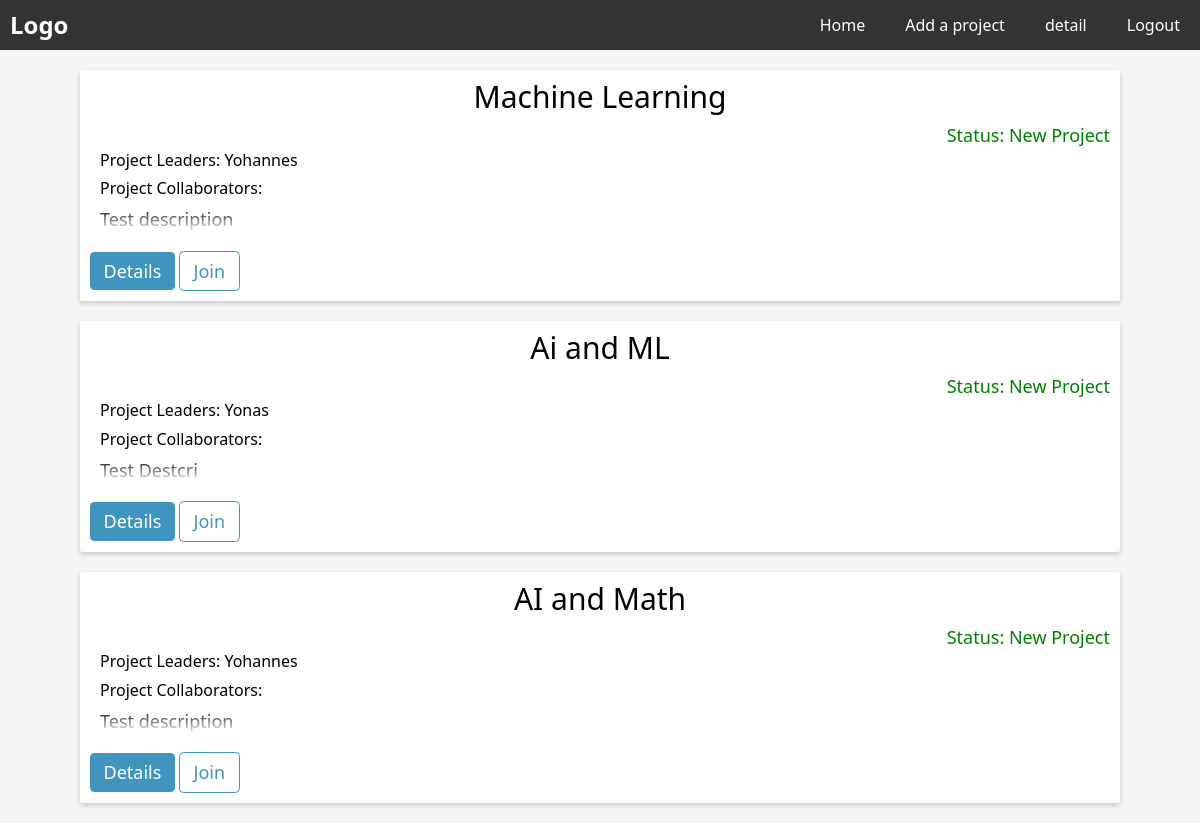
The app's page / (signed in) with its own data.
### website/models.py (models this page shows)
class Project(db.Model):
    id = db.Column(db.Integer, primary_key=True)
    title = db.Column(db.String(500), nullable=False)
    start_date = db.Column(db.DateTime(timezone=True), default=func.now(), nullable=False)
    description = db.Column(db.String(5000), unique=True, nullable=False)
    status = db.Column(db.String(500), default="New Project")
    leaders = db.relationship('User', secondary='leader', backref='projects')

class User(db.Model, UserMixin):
    id = db.Column(db.Integer, primary_key=True)
    first_name = db.Column(db.String(500), nullable=False)
    last_name = db.Column(db.String(500), nullable=False)
    email = db.Column(db.String(500), unique=True)
    hash = db.Column(db.String(500))

### website/views.py (the view)
@views.route('/', methods=['GET'])
@login_required
def indexs():
    entries = []
    descriptions = Project.query.all()
    if descriptions:
        for description in descriptions:
            entry = {}
            entry['title'] = description.title
            entry['description'] = description.description
            entry['status'] = description.status
            entry['id'] = description.id
            collaborator_entry = Collaborator.query.filter_by(project_id=description.id).first()
            leader_entry = Leader.query.filter_by(project_id=description.id).first()
            if leader_entry:
                user_id2 = leader_entry.user_id
                user_name2 = User.query.filter_by(id=user_id2).first().first_name
                entry['leader_name'] = user_name2
            if collaborator_entry:
                user_id = collaborator_entry.user_id
                user_name = User.query.filter_by(id=user_id).first().name
                entry['user_name'] = user_name
            entries.append(entry)
    return render_template('index.html', entries=entries, user=current_user)

### website/__init__.py (called while the page is built)
def create_app():
    app = Flask(__name__)
    app.config["TEMPLATES_AUTO_RELOAD"] = True
    app.config['SQLALCHEMY_DATABASE_URI'] = f'sqlite:///{DB_NAME}'
    app.config['SECRET_KEY'] = "dsaljf;ldsakjf;lkdsjf,cmlkjlkwqjfoijlsad;"
    db.init_app(app)
    from website.views import views
    from website.auth import auth
    app.register_blueprint(views, url_prefix="/")
    app.register_blueprint(auth, url_prefix="/")
    from website import models
    from website.models import User
    create_database(app)
    login_manager = LoginManager()
    login_manager.login_view = 'auth.login'
    login_manager.init_app(app)
    @login_manager.user_loader
    def load_user(id):
        return User.query.get(int(id))
    return app

### website/templates/index.html (shortened to what this page needs)
{% extends "base.html" %}
{% block main %}
{% for entry in entries %}
<div class="card">
    <div class="title-grid">
        <div class="P-Title">{{ entry.title }}</div>
        <div class="status">Status: {{entry.status}}</div>
    </div>
    <div class="P-owner">
        Project Leaders: {{ entry.leader_name }}
    </div>
    <div class="Project-collaborators">
        Project Collaborators: {{ entry.user_name }}
    </div>
    <div class="Description">
        {{ entry.description }}
    </div>
    <div class="card-footer">
        <a href="{{ url_for('views_bp.details', id=entry.id) }}"><button class="homebtn">Details</button></a>
        <button class="homebtn btn-outline">Join</button>
    </div>
</div>
{% endfor %}
{% endblock %}

### website/templates/base.html (shortened to what this page needs)
<!DOCTYPE html>
<html lang="en">
  <head>
    <link
      rel="stylesheet"
      href="{{ url_for('static', filename='css/normalize.css')}}"
    />
    <link
      rel="stylesheet"
      href="{{ url_for('static', filename='css/main.css')}}"
    />
  </head>
  <body>
    <nav>
      <a class="logo" href="#">Logo</a>
      <ul>
        {% if user.is_authenticated %}
        <li><a href="/">Home</a></li>
        <li><a href="/add_project">Add a project</a></li>
        <li><a href="/detail">detail</a></li>
        <li><a href="/logout">Logout</a></li>
        {% else %}
        <li><a href="/login">Login</a></li>
        <li><a href="/register">Register</a></li>
        {% endif %}
      </ul>
    </nav>
    <main>{% block main %} {% endblock %}</main>
  </body>
</html>

### website/static/css/main.css (style rules this page uses)
*, *::after, *::before { box-sizing: border-box; }
html { font-size: 62.5%; }
body { background-color: #f5f5f5; }
input[type="text"], input[type="email"], input[type="password"], button { outline: none; width: 100%; }
a { text-decoration: none; }
.P-owner { margin-bottom: 1rem; margin-left: 1rem; font-size: 1.6rem; }
.Project-collaborators { margin-bottom: 1rem; margin-left: 1rem; font-size: 1.6rem; }
.card { background-color: white; padding: 1rem; margin: 2rem 8rem; border: none; border-radius: 0.25rem; box-shadow: 0 2px 5px 0 rgba(0, 0, 0, 0.2); }
.P-Title { font-size: 3rem; margin-bottom: 1rem; text-align: center; }
.status { font-size: 1.8rem; margin-bottom: 0.5rem; text-align: end; color: green; }
.Description { font-size: 1.8rem; max-height: calc(2 * 1em * 1.4); line-height: 1.4; margin-left: 1rem; overflow: hidden; position: relative; margin-bottom: 1.8rem; }
.Description::before { content: ""; position: absolute; height: calc(1em * 1.4); width: 100%; bottom: 0; pointer-events: none; background: linear-gradient(to bottom, transparent, white); }
.card-footer { margin-top: 1rem; }
.homebtn { --color: hsl(200, 50%, 50%); background: var(--color); color: white; border: none; font-size: 1.8rem; padding: 0.5em 0.75em; border-radius: 0.25em; cursor: pointer; width: auto; }
.homebtn.btn-outline { background: none; border: 1px solid var(--color); color: var(--color); }
nav { display: flex; justify-content: space-between; align-items: center; background-color: #333; color: #fff; width: 100%; }
nav a { color: #fff; text-decoration: none; margin: 0 10px; }
nav a.logo { font-weight: bold; font-size: 24px; }
nav ul { list-style: none; display: flex; }
nav li { margin: 0 10px; }

### records on screen
Project: title "Machine Learning", status "New Project", description "Test description"
User: leader_name "Yohannes"
Project: title "Ai and ML", status "New Project", description "Test Destcri"
User: leader_name "Yonas"
Project: title "AI and Math", status "New Project", description "Test description"
User: leader_name "Yohannes"
